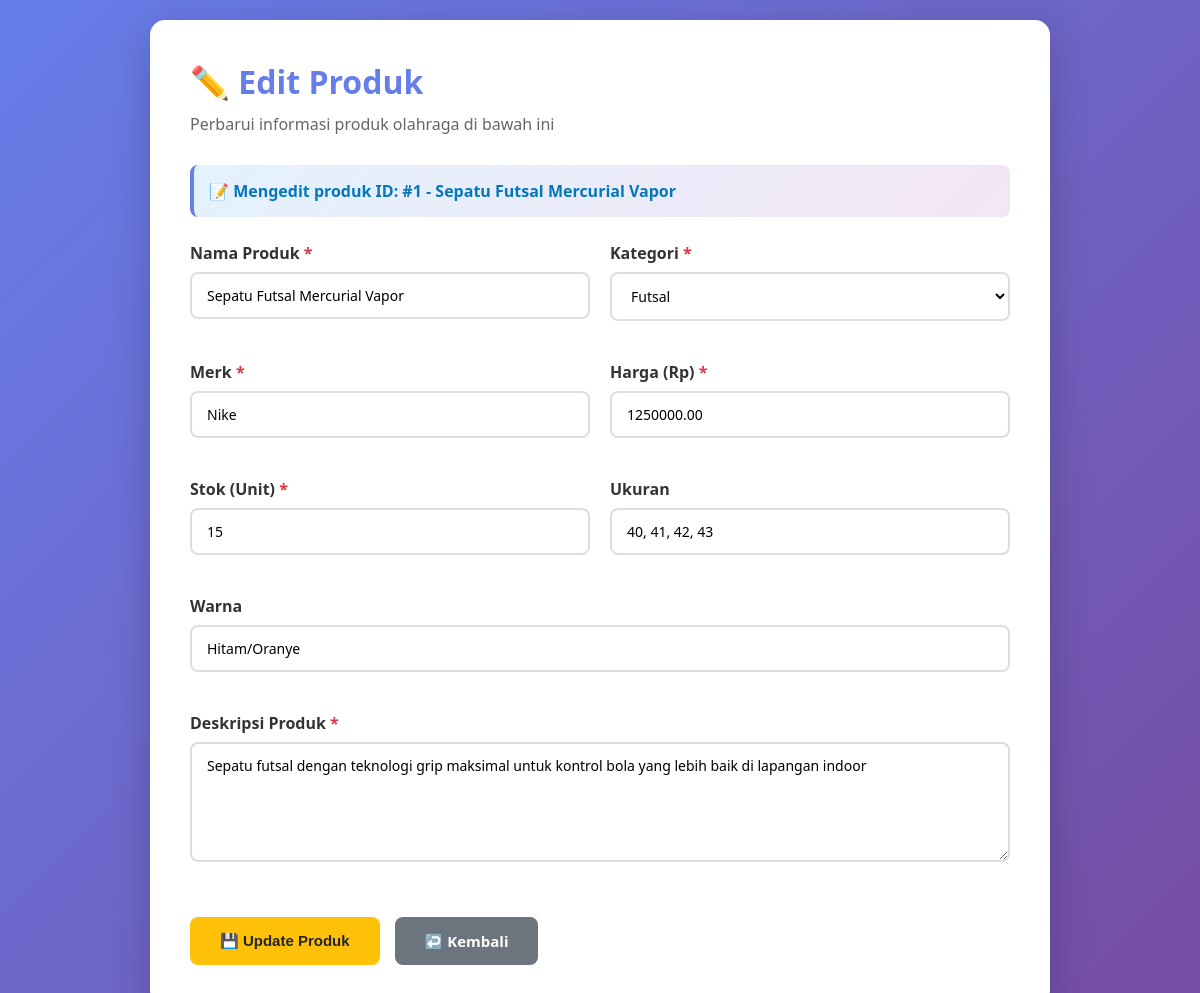
Page /update.php?id=1 on the committed database.
### tables this page shows
CREATE TABLE IF NOT EXISTS produk_olahraga (
    id INT AUTO_INCREMENT PRIMARY KEY,
    nama_produk VARCHAR(255) NOT NULL,
    kategori ENUM('Sepakbola', 'Basket', 'Badminton', 'Futsal', 'Voli', 'Tenis', 'Fitness', 'Renang', 'Lari', 'Aksesoris') NOT NULL,
    merk VARCHAR(100) NOT NULL,
    deskripsi TEXT,
    harga DECIMAL(10,2) NOT NULL,
    stok INT DEFAULT 0,
    ukuran VARCHAR(50),
    warna VARCHAR(50),
    created_at TIMESTAMP DEFAULT CURRENT_TIMESTAMP,
    updated_at TIMESTAMP DEFAULT CURRENT_TIMESTAMP ON UPDATE CURRENT_TIMESTAMP
);

### update.php (the view, shortened to what this page needs)
<?php
require_once 'config.php';
$id = isset($_GET['id']) ? (int)$_GET['id'] : 0;
$sql = "SELECT * FROM produk_olahraga WHERE id = :id";
$stmt = $pdo->prepare($sql);
$stmt->execute([':id' => $id]);
$produk = $stmt->fetch();
$kategoriList = ['Sepakbola', 'Basket', 'Badminton', 'Futsal', 'Voli', 'Tenis', 'Fitness', 'Renang', 'Lari', 'Aksesoris'];
?>
<!DOCTYPE html>
<html lang="id">
<head>
</head>
<body>
    <div class="container">
        <h1>✏️ Edit Produk</h1>
        <p class="subtitle">Perbarui informasi produk olahraga di bawah ini</p>
        <div class="id-info">📝 Mengedit produk ID: #<?= $produk['id'] ?> - <?= htmlspecialchars($produk['nama_produk']) ?></div>
        <form method="POST" action="">
            <div class="form-grid">
                <div class="form-group">
                    <label for="nama_produk">Nama Produk <span class="required">*</span></label>
                    <input type="text" id="nama_produk" name="nama_produk" value="<?= htmlspecialchars($produk['nama_produk']) ?>" required>
                </div>
                <div class="form-group">
                    <label for="kategori">Kategori <span class="required">*</span></label>
                    <select id="kategori" name="kategori" required>
                        <?php foreach ($kategoriList as $kat): ?>
                            <option value="<?= $kat ?>" <?= $produk['kategori'] === $kat ? 'selected' : '' ?>><?= $kat ?></option>
                        <?php endforeach; ?>
                    </select>
                </div>
                <div class="form-group">
                    <label for="merk">Merk <span class="required">*</span></label>
                    <input type="text" id="merk" name="merk" value="<?= htmlspecialchars($produk['merk']) ?>" required>
                </div>
                <div class="form-group">
                    <label for="harga">Harga (Rp) <span class="required">*</span></label>
                    <input type="number" id="harga" name="harga" step="0.01" min="0" value="<?= htmlspecialchars($produk['harga']) ?>" required>
                </div>
                <div class="form-group">
                    <label for="stok">Stok (Unit) <span class="required">*</span></label>
                    <input type="number" id="stok" name="stok" min="0" value="<?= htmlspecialchars($produk['stok']) ?>" required>
                </div>
                <div class="form-group">
                    <label for="ukuran">Ukuran</label>
                    <input type="text" id="ukuran" name="ukuran" value="<?= htmlspecialchars($produk['ukuran']) ?>">
                </div>
                <div class="form-group full-width">
                    <label for="warna">Warna</label>
                    <input type="text" id="warna" name="warna" value="<?= htmlspecialchars($produk['warna']) ?>">
                </div>
                <div class="form-group full-width">
                    <label for="deskripsi">Deskripsi Produk <span class="required">*</span></label>
                    <textarea id="deskripsi" name="deskripsi" required><?= htmlspecialchars($produk['deskripsi']) ?></textarea>
                </div>
            </div>
            <div class="button-group">
                <button type="submit" class="btn btn-warning">💾 Update Produk</button>
                <a href="detail.php?id=<?= $produk['id'] ?>" class="btn btn-secondary">↩️ Kembali</a>
            </div>
        </form>
    </div>
</body>
</html>

### update.php (style rules this page uses)
* { margin: 0; padding: 0; box-sizing: border-box; }
body { font-family: 'Segoe UI', Tahoma, Geneva, Verdana, sans-serif; background: linear-gradient(135deg, #667eea 0%, #764ba2 100%); padding: 20px; min-height: 100vh; }
.container { max-width: 900px; margin: 0 auto; background: white; padding: 40px; border-radius: 15px; box-shadow: 0 10px 40px rgba(0,0,0,0.2); }
h1 { color: #667eea; margin-bottom: 10px; font-size: 32px; }
.subtitle { color: #666; margin-bottom: 30px; }
.form-grid { display: grid; grid-template-columns: 1fr 1fr; gap: 20px; margin-bottom: 20px; }
.form-group { margin-bottom: 20px; }
.form-group.full-width { grid-column: 1 / -1; }
label { display: block; margin-bottom: 8px; font-weight: 600; color: #333; }
input, textarea, select { width: 100%; padding: 12px 15px; border: 2px solid #ddd; border-radius: 8px; font-size: 14px; font-family: inherit; transition: border-color 0.3s; }
textarea { min-height: 120px; resize: vertical; }
select { background: white; cursor: pointer; }
.button-group { display: flex; gap: 15px; margin-top: 30px; }
.btn { padding: 14px 30px; border: none; border-radius: 8px; cursor: pointer; font-size: 15px; font-weight: 600; text-decoration: none; display: inline-block; transition: all 0.3s; }
.btn-warning { background: #ffc107; color: #212529; }
.btn-secondary { background: #6c757d; color: white; }
.required { color: #dc3545; }
.id-info { background: linear-gradient(135deg, #e3f2fd 0%, #f3e5f5 100%); padding: 15px; border-radius: 8px; margin-bottom: 25px; color: #0277bd; font-weight: 600; border-left: 4px solid #667eea; }

### rows in the picture
produk_olahraga: id "1", nama_produk "Sepatu Futsal Mercurial Vapor", kategori "Futsal", merk "Nike", harga "1250000.00", stok "15", ukuran "40, 41, 42, 43", warna "Hitam/Oranye", deskripsi "Sepatu futsal dengan teknologi grip maksimal untuk kontrol bola yang lebih baik di lapangan indoor"
